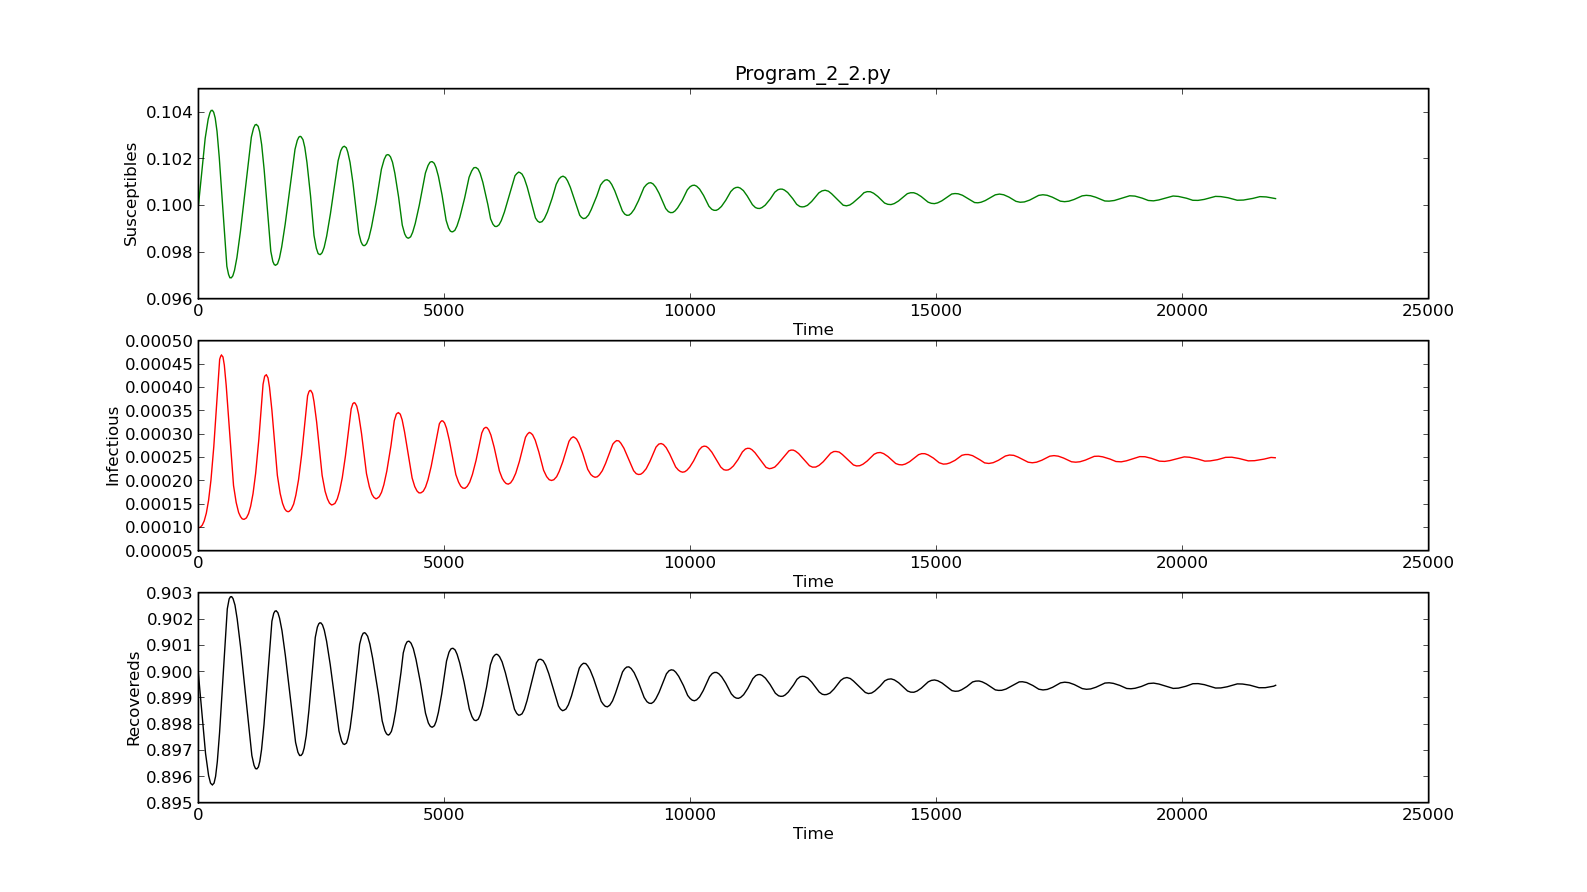

Recreate this plot in Python.
#!/usr/bin/env python3

####################################################################
###    This is the PYTHON version of program 2.2 from page 27 of   #
### "Modeling Infectious Disease in humans and animals"            #
### by Keeling & Rohani.										   #
###																   #
### It is the simple SIR epidemic with equal births and deaths.    #
####################################################################

###################################
### Written by Ilias Soumpasis    #
### [email redacted]	  #
###################################

import scipy.integrate as spi
import numpy as np
import pylab as pl

mu=1/(70*365.0)
beta=520/365.0
gamma=1/7.0
TS=1.0
ND=60*365
S0=0.1
I0=1e-4
R0=1-S0-I0
INPUT = (S0, I0, R0)

def diff_eqs(INP,t):
	'''The main set of equations'''
	Y=np.zeros((3))
	V = INP
	Y[0] = mu - beta * V[0] * V[1] - mu * V[0]
	Y[1] = beta * V[0] * V[1] - gamma * V[1] - mu * V[1]
	Y[2] = gamma * V[1] - mu * V[2]
	return Y   # For odeint



t_start = 0.0; t_end = ND; t_inc = TS
t_range = np.arange(t_start, t_end+t_inc, t_inc)
RES = spi.odeint(diff_eqs,INPUT,t_range)

print (RES)

#Ploting
pl.figure(figsize=(16, 8))
pl.subplot(311)
pl.plot(RES[:,0], '-g', label='Susceptibles')
pl.title('Program_2_2.py')
#pl.xlabel('Time')
pl.ylabel('Susceptibles')
pl.subplot(312)
pl.plot(RES[:,1], '-r', label='Infectious')
#pl.xlabel('Time')
pl.ylabel('Infectious')
pl.subplot(313)
pl.plot(RES[:,2], '-k', label='Recovereds')
pl.xlabel('Time')
pl.ylabel('Recovereds')
pl.savefig('Program_2_2.png')
pl.show()
